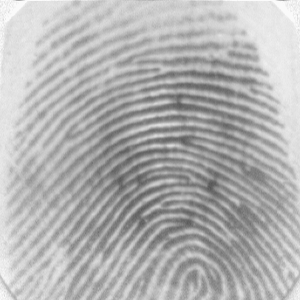
#> input picture Data/input/DB1_B/101_1.tif, 300 x 300 px
$ python -i lines.py   (imports and definitions only)
#> lines starting #> are read from the running program, lines starting #| are printed output that depends on the picture; after the words box and inside, x2 and y2 are one past the last pixel; in counts of white or black regions, pixels touching at a corner belong together
#> further down, picture is the input picture: shape (300, 300); min 86, max 250, mean 178.1
import cv2
import numpy as np

def get_lines_mask(gray_image: np.ndarray) -> np.ndarray:
    """
    Gera uma máscara de linhas a partir de uma imagem em tons de cinza (preferencialmente já recortada).
    """
    if gray_image is None:
        return np.zeros((1, 1), dtype=bool)

    # Inverte a imagem e usa um threshold simples para destacar as linhas escuras.
    inverted_gray = cv2.bitwise_not(gray_image)
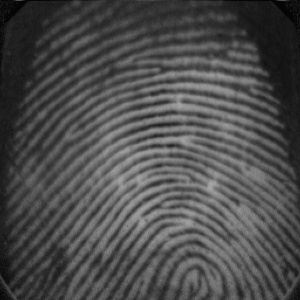
#> inverted_gray: shape (300, 300); min 5, max 169, mean 76.9
    _, line_thresh = cv2.threshold(inverted_gray, 100, 255, cv2.THRESH_BINARY)
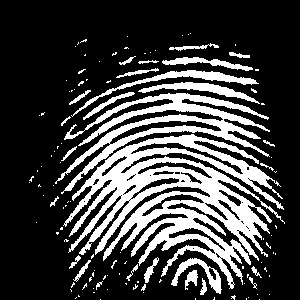
#> line_thresh: shape (300, 300); 25.5% white; 122 white regions (94 under 20 px), largest, box (x1, y1, x2, y2) and area: (63, 134, 285, 289) 13626, (55, 93, 270, 194) 4778, (71, 70, 259, 117) 960

    # Usa kernels longos para encontrar seletivamente as linhas retas.
    vertical_kernel = cv2.getStructuringElement(cv2.MORPH_RECT, (1, 20))
    horizontal_kernel = cv2.getStructuringElement(cv2.MORPH_RECT, (20, 1))

    vertical_lines = cv2.morphologyEx(line_thresh, cv2.MORPH_OPEN, vertical_kernel, iterations=2)
#> vertical_lines: shape (300, 300); every value is 0
    horizontal_lines = cv2.morphologyEx(line_thresh, cv2.MORPH_OPEN, horizontal_kernel, iterations=2)
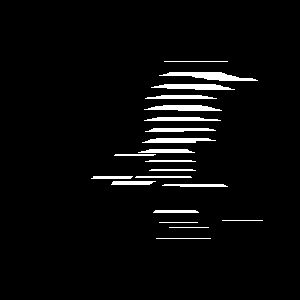
#> horizontal_lines: shape (300, 300); 3.9% white; 21 white regions, largest, box (x1, y1, x2, y2) and area: (159, 72, 258, 81) 473, (151, 84, 235, 90) 365, (144, 105, 222, 111) 340

    all_lines = cv2.bitwise_or(vertical_lines, horizontal_lines)

    # Dilata a máscara final para garantir que cubra a espessura total das linhas.
    dilated_lines = cv2.dilate(all_lines, cv2.getStructuringElement(cv2.MORPH_RECT, (3, 3)), iterations=1)
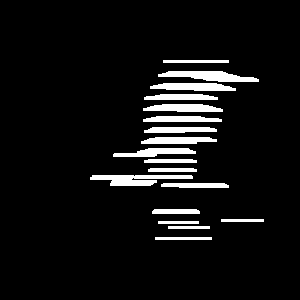
#> dilated_lines: shape (300, 300); 6.9% white; 18 white regions, largest, box (x1, y1, x2, y2) and area: (90, 175, 193, 186) 712, (158, 71, 259, 82) 693, (150, 83, 236, 91) 549

    return dilated_lines.astype(bool)

>>> import cv2
>>> picture = cv2.imread('../../Data/input/DB1_B/101_1.tif', cv2.IMREAD_GRAYSCALE)
>>> result = get_lines_mask(picture)

$ run again, on Data/input/DB1_B/102_1.tif
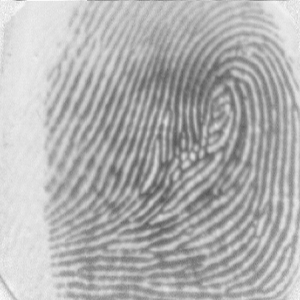
#> input picture Data/input/DB1_B/102_1.tif, 300 x 300 px
#> picture is the input picture: shape (300, 300); min 87, max 250, mean 177.4
#> in get_lines_mask, `_, line_thresh = cv2.threshold(inverted_gray, 100, 255, cv2.THRESH_BIN..`:
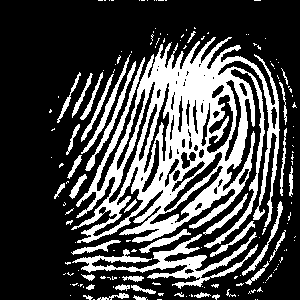
#> line_thresh: shape (300, 300); 28.3% white; 159 white regions (120 under 20 px), largest, box (x1, y1, x2, y2) and area: (71, 37, 280, 248) 17807, (72, 232, 258, 289) 2403, (85, 61, 136, 171) 514
#> vertical_lines: shape (300, 300); 4.4% white; 18 white regions, largest, box (x1, y1, x2, y2) and area: (189, 55, 209, 166) 1222, (174, 57, 180, 164) 428, (238, 91, 245, 168) 368
#> horizontal_lines: shape (300, 300); 1.8% white; 8 white regions, largest, box (x1, y1, x2, y2) and area: (143, 76, 245, 85) 585, (170, 86, 221, 92) 286, (135, 224, 184, 229) 206
#> all_lines: shape (300, 300); 5.6% white; 16 white regions, largest, box (x1, y1, x2, y2) and area: (143, 50, 245, 181) 3152, (238, 91, 245, 168) 368, (135, 224, 184, 229) 206
#> in get_lines_mask, `dilated_lines = cv2.dilate(all_lines, cv2.getStructuringElement(cv2.MO..`:
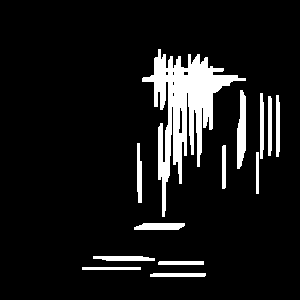
#> dilated_lines: shape (300, 300); 9.3% white; 13 white regions, largest, box (x1, y1, x2, y2) and area: (142, 49, 246, 217) 5385, (237, 90, 246, 169) 540, (134, 223, 185, 230) 318
